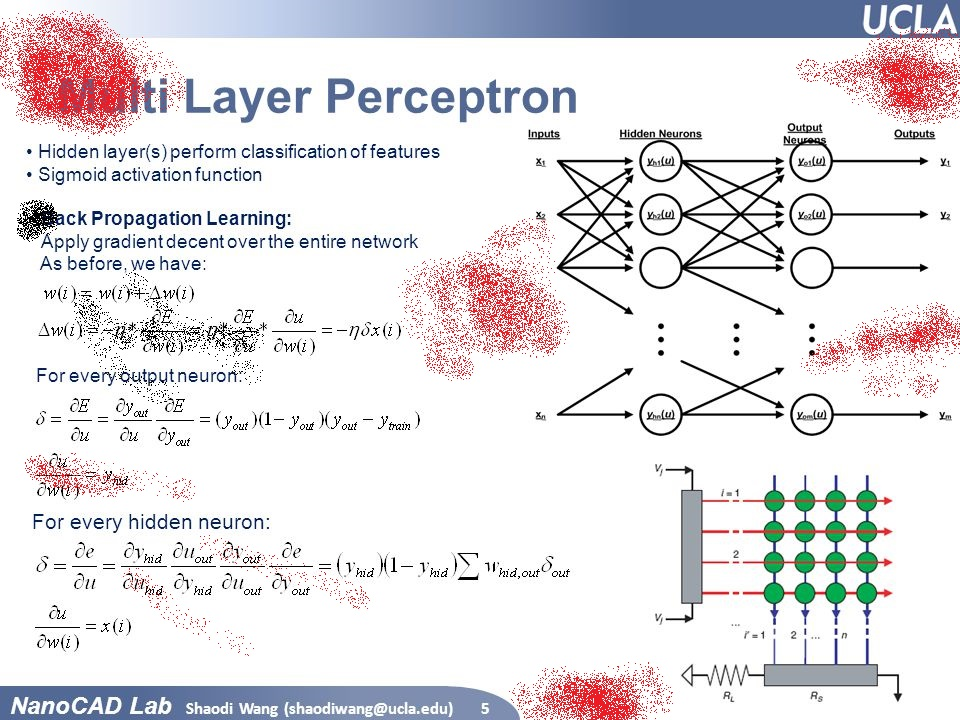
#> input picture OCR + NLP POCs/Environment-1/OCR/testNoise.jpg, 960 x 720 px
$ jupyter execute --allow-errors histogram_1.ipynb   (shell and % lines are left out)
#> lines starting #> are read from the running program, lines starting #| are printed output that depends on the picture; after the words box and inside, x2 and y2 are one past the last pixel; in counts of white or black regions, pixels touching at a corner belong together
[cell 1]
import matplotlib.pyplot as plt

[cell 2]
import numpy as np
from PIL import Image

[cell 3]
img = Image.open('./testNoise.jpg').convert('L')
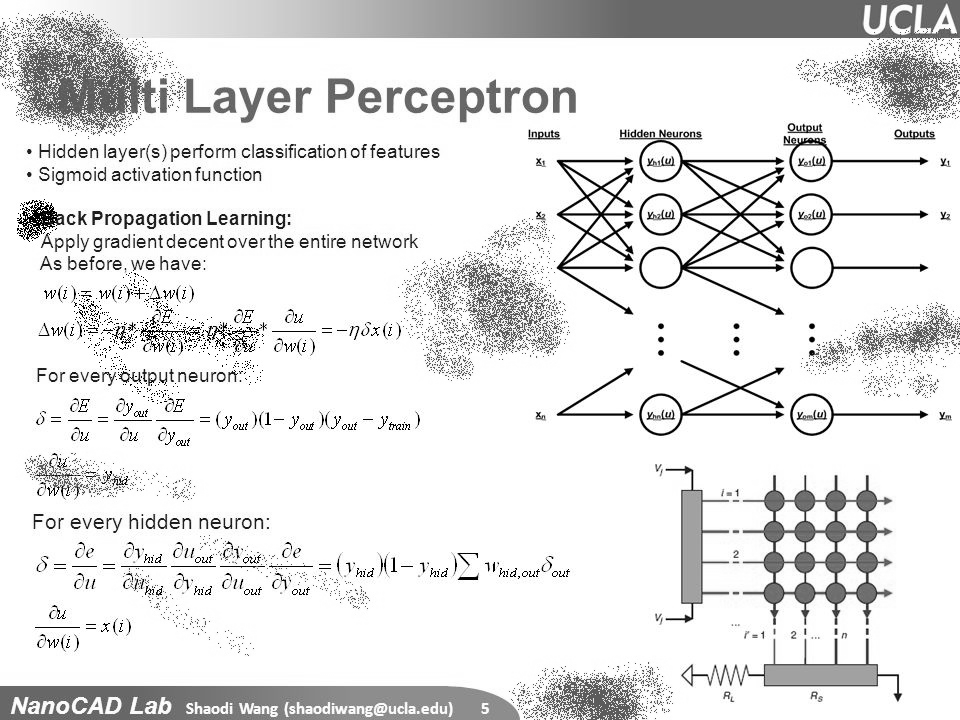
#> img: PIL image 960x720 L; min 0, max 255, mean 227.4

[cell 4]
np_img  = np.asarray(img)

[cell 5]
print(np_img.shape)
#| (720, 960)
print(np.amax(np_img))
#| 255
print(np.amin(np_img))
#| 0

[cell 6]
plt.imshow(np_img)

[cell 7]
hist_arr = np.zeros((np.amax(np_img)+1, 1))
#> hist_arr = 256 values from 0 to 0
print(hist_arr.shape)
#| (256, 1)

[cell 8]
np_img[111][111]
#> Out = 91

[cell 9]
for r in range(0, np_img.shape[0]):
    for c in range(0, np_img.shape[1]):
        #print(r, c, np_img[r][c])
        hist_arr[np_img[r][c]][0] += 1

[cell 10]
plt.figure(figsize=(20,10))
plt.bar(range(hist_arr[:,0].shape[0]), list(hist_arr[:,0].astype('int64')))
plt.show()
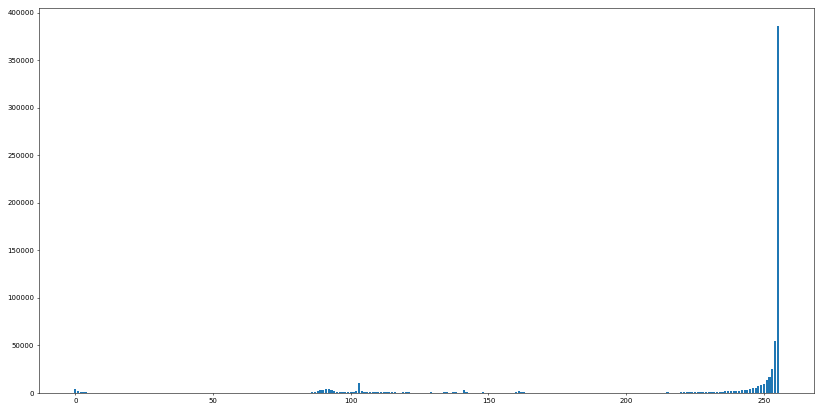
#> figure drawn by matplotlib, 1 panel; tallest bar 385728 high, from x = 254.6 to 255.4

[cell 11]
import seaborn as sns

[cell 12]
fig, ax = plt.subplots()
fig.set_size_inches(100, 40)
#> (the rest of this cell did not finish here and is left out)

[cell 13]
new_image = np.ones(np_img.shape)

[cell 14]
for r in range(0, np_img.shape[0]):
    for c in range(0, np_img.shape[1]):
        if(np_img[r][c] > 164 and np_img[r][c] < 178):
            new_image[r][c] = 0
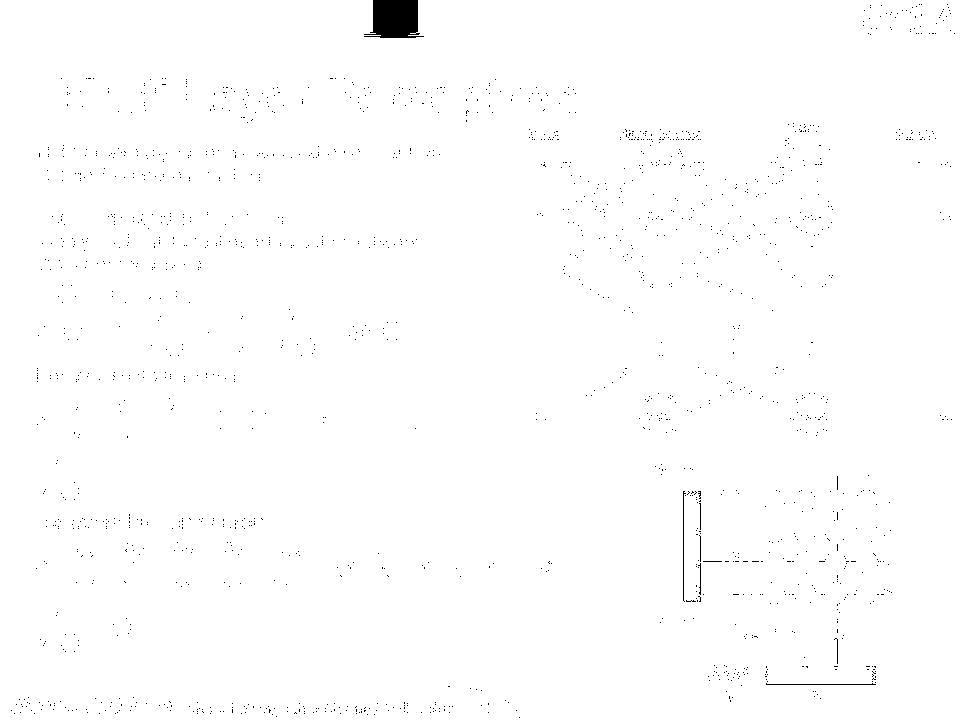
#> new_image: shape (720, 960) float64; values 0 (black) and 1 (white), 99.4% white; 1707 black regions (1700 under 20 px), largest, box (x1, y1, x2, y2) and area: (364, 0, 424, 38) 1702, (683, 491, 686, 602) 114, (766, 683, 876, 685) 112

$ run again, with OCR + NLP POCs/Environment-1/OCR/test.jpg copied over OCR + NLP POCs/Environment-1/OCR/testNoise.jpg
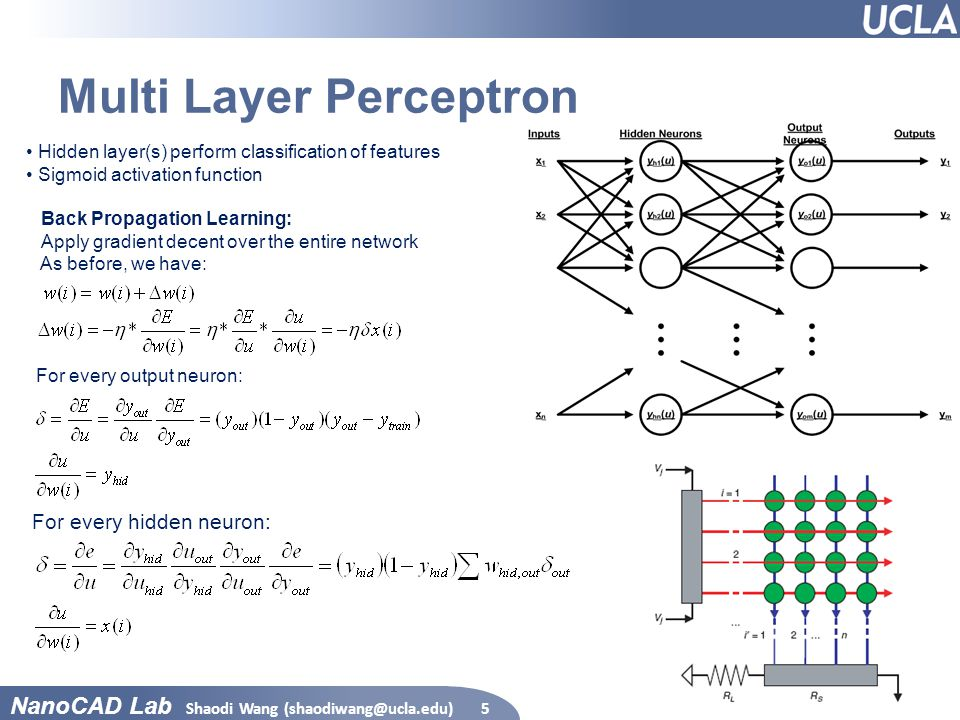
#> input picture OCR + NLP POCs/Environment-1/OCR/test.jpg, 960 x 720 px
#| (720, 960)
#| 255
#| 0
#| (256, 1)
#> Out = 103
#> `plt.show()`:
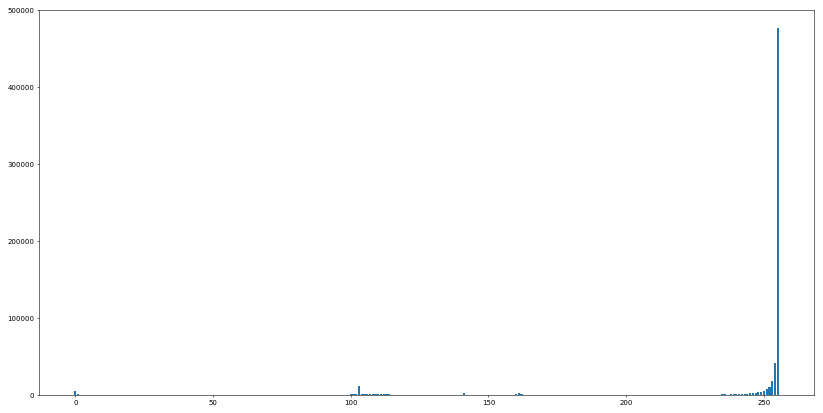
#> figure drawn by matplotlib, 1 panel; tallest bar 476755 high, from x = 254.6 to 255.4
#> after the loop `for r in range(0, np_img.shape[0]):`:
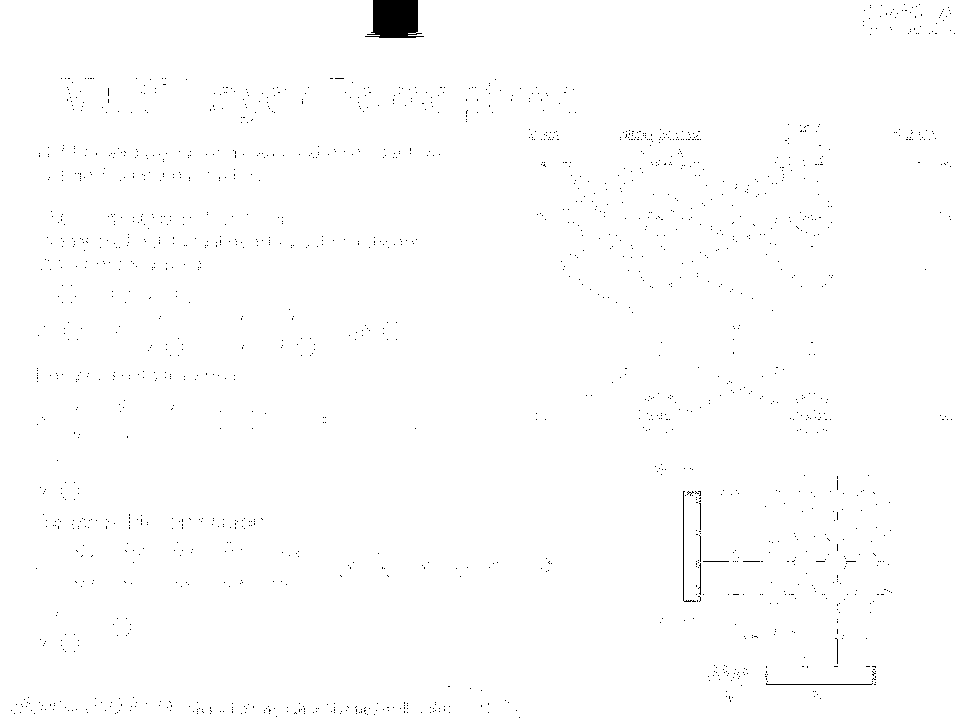
#> new_image: shape (720, 960) float64; values 0 (black) and 1 (white), 99.4% white; 1709 black regions (1701 under 20 px), largest, box (x1, y1, x2, y2) and area: (365, 0, 424, 38) 1698, (683, 491, 696, 602) 127, (766, 683, 873, 685) 108

$ run again, with OCR + NLP POCs/Environment-1/OCR/example.png saved as OCR + NLP POCs/Environment-1/OCR/testNoise.jpg
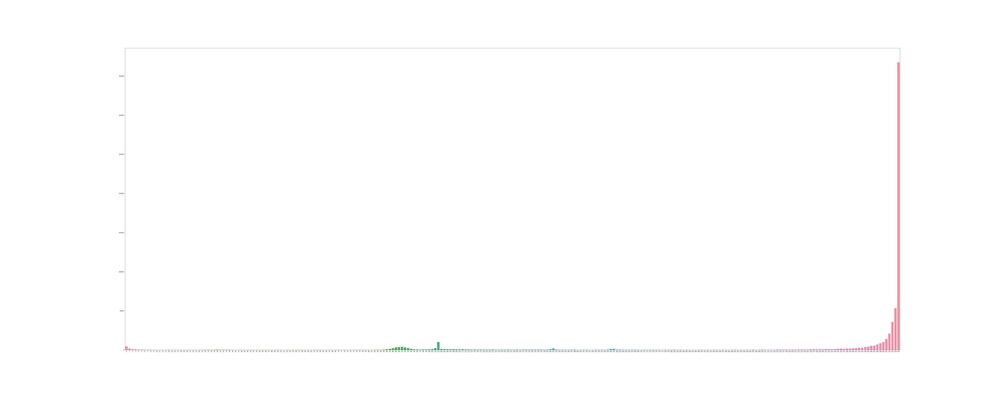
#> input picture OCR + NLP POCs/Environment-1/OCR/example.png, 1000 x 400 px, shrunk from 7200 x 2880 before the run
#| (400, 1000)
#| 255
#| 116
#| (256, 1)
#> Out = 255
#> `plt.show()`:
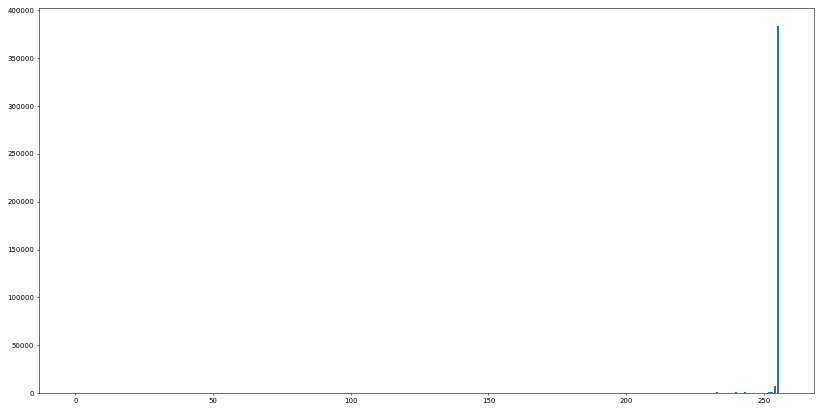
#> figure drawn by matplotlib, 1 panel; tallest bar 383326 high, from x = 254.6 to 255.4
#> after the loop `for r in range(0, np_img.shape[0]):`:
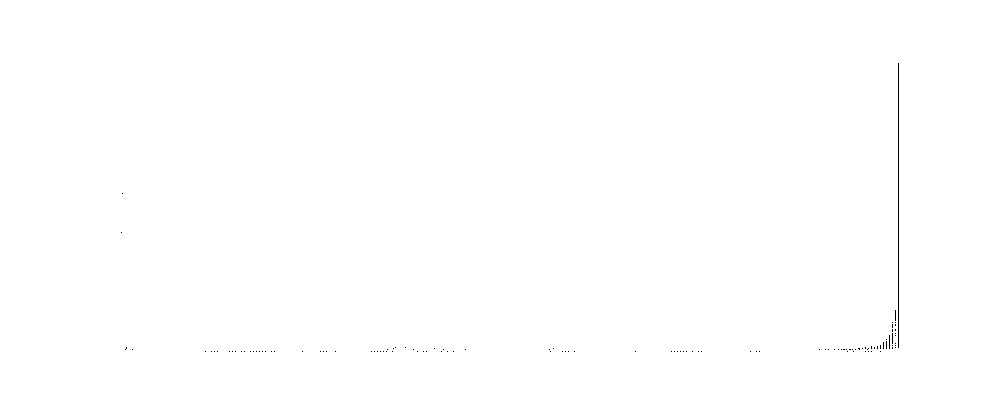
#> new_image: shape (400, 1000) float64; values 0 (black) and 1 (white), 99.9% white; black in thin lines or dots, all inside (x1, y1, x2, y2) = (121, 63, 899, 352)
